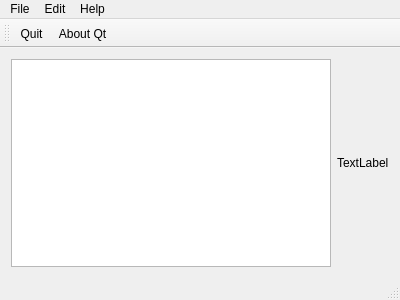
<?xml version="1.0" encoding="UTF-8"?>
<ui version="4.0">
 <class>MainWindow</class>
 <widget class="QMainWindow" name="MainWindow">
  <property name="geometry">
   <rect>
    <x>0</x>
    <y>0</y>
    <width>400</width>
    <height>300</height>
   </rect>
  </property>
  <property name="windowTitle">
   <string>MainWindow</string>
  </property>
  <widget class="QWidget" name="centralWidget">
   <layout class="QHBoxLayout" name="horizontalLayout">
    <item>
     <widget class="QTextEdit" name="textEdit"/>
    </item>
    <item>
     <widget class="QLabel" name="label">
      <property name="text">
       <string>TextLabel</string>
      </property>
     </widget>
    </item>
   </layout>
  </widget>
  <widget class="QMenuBar" name="menuBar">
   <property name="geometry">
    <rect>
     <x>0</x>
     <y>0</y>
     <width>400</width>
     <height>21</height>
    </rect>
   </property>
   <widget class="QMenu" name="menuFile">
    <property name="title">
     <string>File</string>
    </property>
    <addaction name="actionEdit"/>
   </widget>
   <widget class="QMenu" name="menuEdit">
    <property name="title">
     <string>Edit</string>
    </property>
    <addaction name="actionCopy"/>
    <addaction name="actionCut"/>
    <addaction name="actionPaste"/>
    <addaction name="separator"/>
    <addaction name="actionUndo"/>
    <addaction name="actionRedo"/>
   </widget>
   <widget class="QMenu" name="menuHelp">
    <property name="title">
     <string>Help</string>
    </property>
    <addaction name="actionAbout"/>
    <addaction name="actionAbout_Qt"/>
   </widget>
   <addaction name="menuFile"/>
   <addaction name="menuEdit"/>
   <addaction name="menuHelp"/>
  </widget>
  <widget class="QToolBar" name="mainToolBar">
   <attribute name="toolBarArea">
    <enum>TopToolBarArea</enum>
   </attribute>
   <attribute name="toolBarBreak">
    <bool>false</bool>
   </attribute>
   <addaction name="actionEdit"/>
   <addaction name="actionAbout_Qt"/>
  </widget>
  <widget class="QStatusBar" name="statusBar"/>
  <action name="actionEdit">
   <property name="icon">
    <iconset>
     <normaloff>:/images/exit.png</normaloff>:/images/exit.png</iconset>
   </property>
   <property name="text">
    <string>Quit</string>
   </property>
  </action>
  <action name="actionCopy">
   <property name="icon">
    <iconset>
     <normaloff>:/images/copy.png</normaloff>:/images/copy.png</iconset>
   </property>
   <property name="text">
    <string>Copy</string>
   </property>
  </action>
  <action name="actionCut">
   <property name="icon">
    <iconset>
     <normaloff>:/images/cut.png</normaloff>:/images/cut.png</iconset>
   </property>
   <property name="text">
    <string>Cut</string>
   </property>
  </action>
  <action name="actionPaste">
   <property name="icon">
    <iconset>
     <normaloff>:/images/paste.png</normaloff>:/images/paste.png</iconset>
   </property>
   <property name="text">
    <string>Paste</string>
   </property>
  </action>
  <action name="actionUndo">
   <property name="icon">
    <iconset>
     <normaloff>:/images/slice39.png</normaloff>:/images/slice39.png</iconset>
   </property>
   <property name="text">
    <string>Undo</string>
   </property>
  </action>
  <action name="actionRedo">
   <property name="icon">
    <iconset>
     <normaloff>:/images/Redo.png</normaloff>:/images/Redo.png</iconset>
   </property>
   <property name="text">
    <string>Redo</string>
   </property>
  </action>
  <action name="actionAbout">
   <property name="icon">
    <iconset>
     <normaloff>:/images/qt_about.png</normaloff>:/images/qt_about.png</iconset>
   </property>
   <property name="text">
    <string>About</string>
   </property>
  </action>
  <action name="actionAbout_Qt">
   <property name="icon">
    <iconset>
     <normaloff>:/images/qt.png</normaloff>:/images/qt.png</iconset>
   </property>
   <property name="text">
    <string>About Qt</string>
   </property>
  </action>
 </widget>
 <layoutdefault spacing="6" margin="11"/>
 <resources/>
 <connections/>
</ui>
